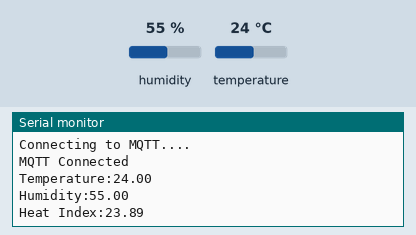
Bench run of a program on a simulated ESP32. Shown: the last lines printed to the serial monitor. Inputs (shaded band) come from the test bench; at power-on: humidity 55 %, temperature 24 °C. WiFi joins after 1.5 s; servers stay silent unless stated; no MQTT or app messages arrive unless stated.

Above: at 2.7 s.
2.8 s: humidity set to 22 %
At 12.3 s:
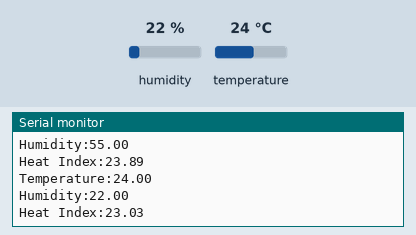
12.8 s: temperature set to 12 °C
At 22.5 s:
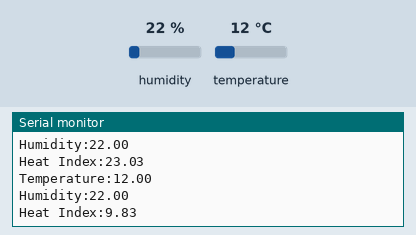
22.8 s: humidity set to 40 %
At 32.8 s:
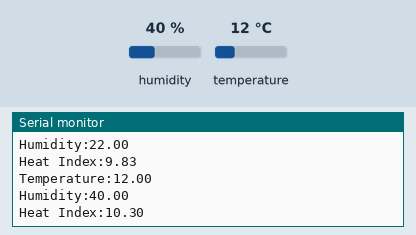
Timing chart, 0 to 34.3 s (numbered marks = the images above; inputs shaded):
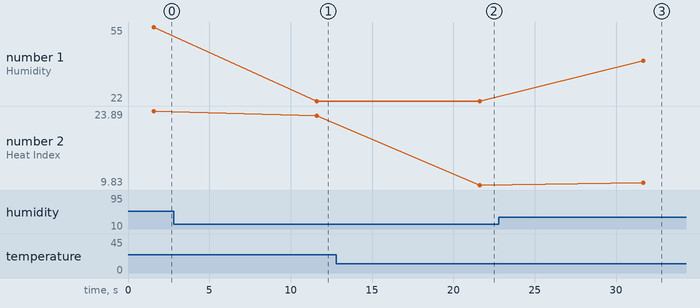

The program:

main.cpp
```cpp
#include <Arduino.h>
#include <WiFi.h>
#include <WiFiClientSecure.h>
#include <PubSubClient.h>
#include "certs.h"
//#include <Adafruit_Sensor.h>
#include <DHT.h>
#include <SPI.h>
//#include <DHT_U.h>
#include <ArduinoJson.h>

#define DHT_TYPE DHT11
#define DHT_PIN 22

const char *SSID = "SSID"; // your custom WiFi SSID
const char *PWD = "PASSWORD"; // your WiFI Password

#define AWS_IOT_ENDPOINT "AWS_IOT_ENDPOINT" // your AWS IOT Endpoint

#define DEVICE_NAME "DEVICE_NAME" // your device name

WiFiClientSecure secureClient = WiFiClientSecure();
PubSubClient mqttClient(secureClient);

DHT dht(DHT_PIN, DHT_TYPE);

void connectToWiFi()
{
  Serial.print("Connecting to ");
  Serial.println(SSID);
  WiFi.begin(SSID, PWD);

  while (WiFi.status() != WL_CONNECTED)
  {
    Serial.print(".");
    delay(500);
  }

  Serial.print("Connected to ");
  Serial.println(SSID);
  Serial.println(WiFi.localIP());
  Serial.println(WiFi.macAddress());
}

void connectToAWS()
{
  mqttClient.setServer(AWS_IOT_ENDPOINT, 8883);
  secureClient.setCACert(AWS_CERT_CA);
  secureClient.setCertificate(AWS_CERT_CRT);
  secureClient.setPrivateKey(AWS_CERT_PRIVATE);

  Serial.println("Connecting to MQTT....");

  mqttClient.connect(DEVICE_NAME);

  while (!mqttClient.connected())
  {
    Serial.println("Connecting to MQTT....Retry");
    mqttClient.connect(DEVICE_NAME);
    delay(5000);
  }

  Serial.println("MQTT Connected");
}

void setup()
{
  Serial.begin(9600);
  connectToWiFi();
  connectToAWS();

  dht.begin();
}

void loop()
{
  float temperature = dht.readTemperature();
  float humidity = dht.readHumidity();
  // Compute the hit Index using celsius
  float heatIndex = dht.computeHeatIndex(temperature, humidity, false);

  Serial.print("Temperature:");
  Serial.println(temperature);
  Serial.print("Humidity:");
  Serial.println(humidity);
  Serial.print("Heat Index:");
  Serial.println(heatIndex);

  StaticJsonDocument<128> jsonDoc;
  JsonObject eventDoc = jsonDoc.createNestedObject("event");
  eventDoc["temp"] = temperature;
  eventDoc["hum"] = humidity;
  eventDoc["hi"] = heatIndex;

  char jsonBuffer[128];

  serializeJson(eventDoc, jsonBuffer);
  mqttClient.publish("mychannel/", jsonBuffer); // specify your custom channel name
  delay(10000);
}
```

certs.h
```cpp
#ifndef certs_h
#define certs_h

// Amazon's root CA. This should be the same for everyone.
const char* AWS_CERT_CA = "-----BEGIN CERTIFICATE-----\n" \
"----------------------------------------------------------------\n" \
"----------------------------------------------------------------\n" \
"----------------------------------------------------------------\n" \
"-----END CERTIFICATE-----";

// The private key for the device
const char* AWS_CERT_PRIVATE = "-----BEGIN RSA PRIVATE KEY-----\n" \
"----------------------------------------------------------------\n" \
"----------------------------------------------------------------\n" \
"----------------------------------------------------------------\n" \
"-----END RSA PRIVATE KEY-----";

// The certificate for the device
const char* AWS_CERT_CRT = "-----BEGIN CERTIFICATE-----\n" \
"----------------------------------------------------------------\n" \
"----------------------------------------------------------------\n" \
"----------------------------------------------------------------\n" \
"-----END CERTIFICATE-----";

#endif
```

Measured:
- after the input at 2.8 s, the serial monitor: prints a new line after 8.8 s (image 1)
- after the input at 12.8 s, the serial monitor: prints a new line after 8.8 s (image 2)
- after the input at 22.8 s, the serial monitor: prints a new line after 8.9 s (image 3)
- plotted number 1: 55 → 22 after the input at 2.8 s, 22 → 40 after the input at 22.8 s
- plotted number 2: 23.89 → 23.03 after the input at 2.8 s, 23.03 → 9.83 after the input at 12.8 s, 9.83 → 10.3 after the input at 22.8 s
